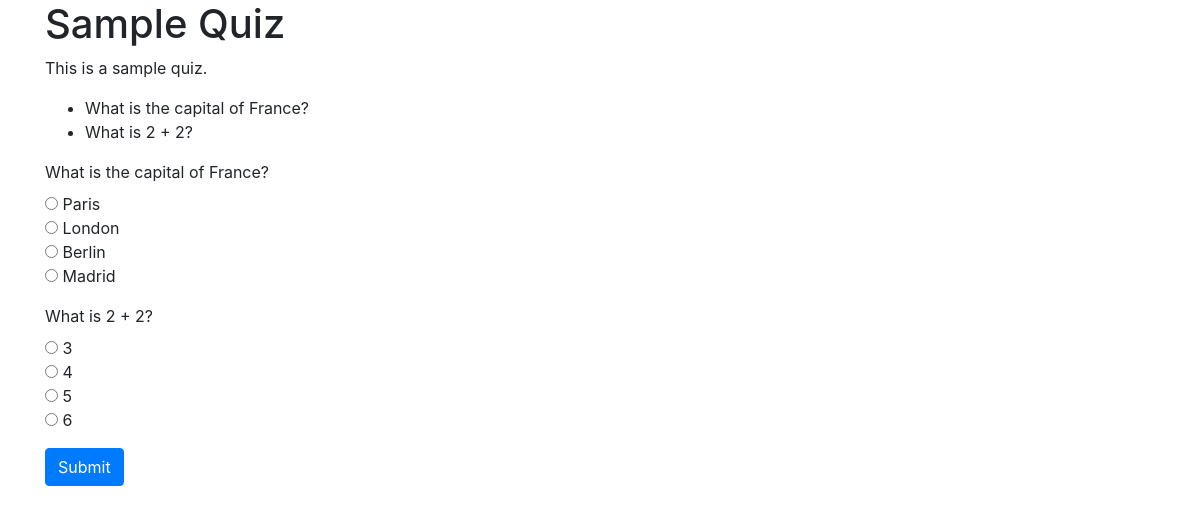
/1/, run on the app's committed database.
### quiz_app/models.py (models this page shows, shortened)
class Quiz(models.Model):
    title = models.CharField(max_length=200)
    description = models.TextField()

class Question(models.Model):
    quiz = models.ForeignKey(Quiz, on_delete=models.CASCADE)
    text = models.CharField(max_length=200)

class Choice(models.Model):
    question = models.ForeignKey(Question, on_delete=models.CASCADE)
    text = models.CharField(max_length=200)
    is_correct = models.BooleanField(default=False)

### quiz_app/views.py (the view)
# urls.py: path('<int:quiz_id>/', views.quiz_detail, name='quiz_detail'),
def quiz_detail(request, quiz_id):
    try:
        quiz = get_object_or_404(Quiz, pk=quiz_id)
        questions = Question.objects.filter(quiz=quiz)
        return render(request, 'quiz_detail.html', {'quiz': quiz, 'questions': questions})
    except Exception as e:
        logger.error(f"Error in quiz_detail view: {e}")
        return render(request, 'error.html')

### quiz_app/templates/quiz_detail.html (shortened to what this page needs)
<!DOCTYPE html>
<html>
<head>
    <link rel="stylesheet" href="https://stackpath.bootstrapcdn.com/bootstrap/4.3.1/css/bootstrap.min.css">
</head>
<body>
<div class="container">
    <h1>{{ quiz.title }}</h1>
    <p>{{ quiz.description }}</p>
    <ul>
        {% for question in quiz.question_set.all %}
            <li>{{ question.text }}</li>
        {% endfor %}
    </ul>
    <form method="post" action="{% url 'submit_quiz' quiz.id %}">
        {% for question in quiz.question_set.all %}
            <div class="form-group">
                <label>{{ question.text }}</label>
                <div>
                    {% for choice in question.choice_set.all %}
                        <input type="radio" name="question{{ question.id }}" value="{{ choice.id }}"> {{ choice.text }}<br>
                    {% endfor %}
                </div>
            </div>
        {% endfor %}
        <button type="submit" class="btn btn-primary">Submit</button>
    </form>
</div>
</body>
</html>

### data on the page
Quiz: title "Sample Quiz", description "This is a sample quiz."
Question: text "What is the capital of France?"
Question: text "What is 2 + 2?"
Choice: text "Paris"
Choice: text "London"
Choice: text "Berlin"
Choice: text "Madrid"
Choice: text "3"
Choice: text "4"
Choice: text "5"
Choice: text "6"
